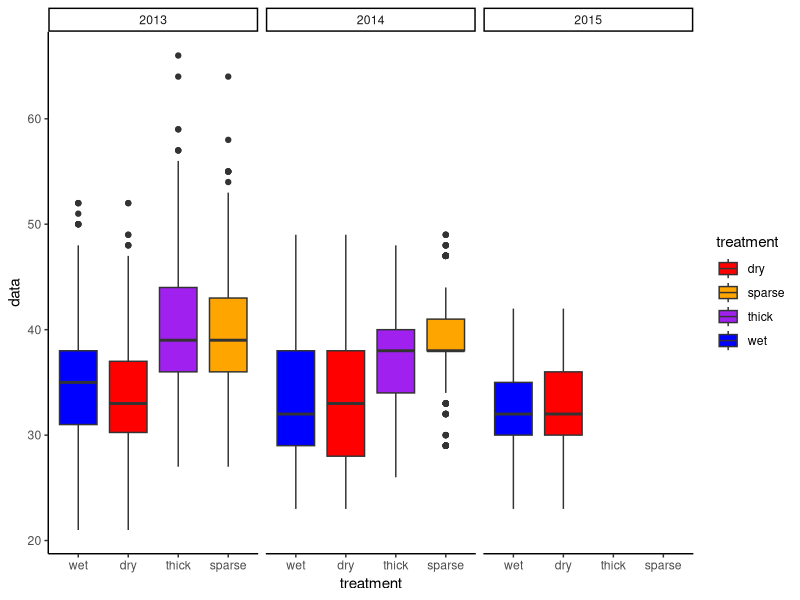
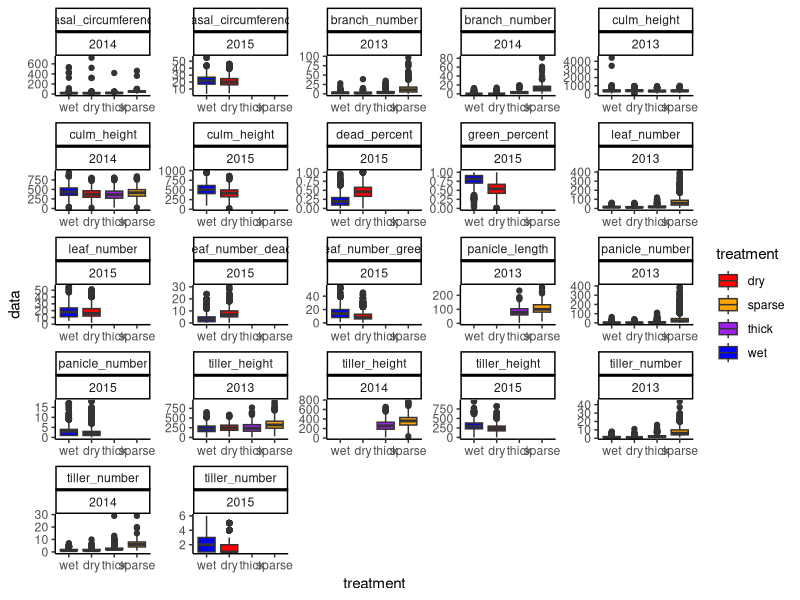
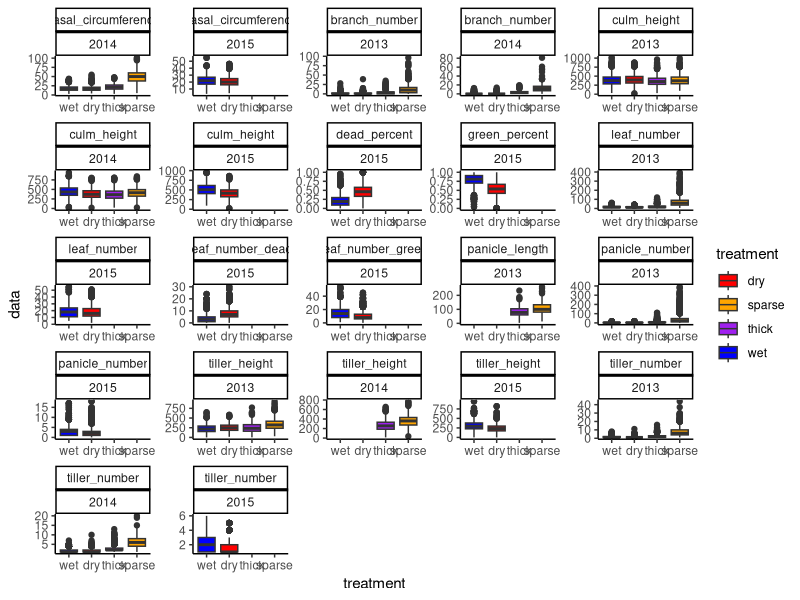
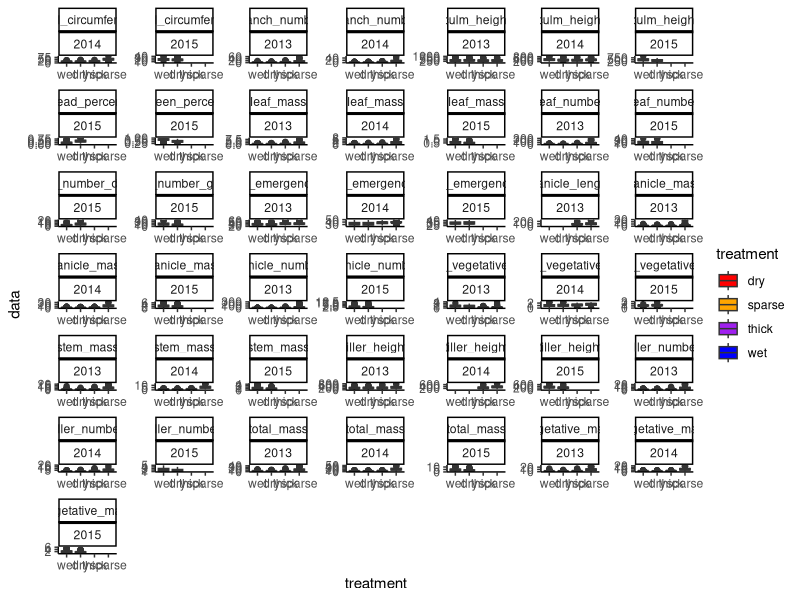

Write R code to recreate these figures, in order.
#Setaria_fetch_harvest_data

#bring in plant-level harvest data from 2013-2015 RIL experiments 
#raw data is from:
##2013 and 2014 REP and DB SAS "step_2" efforts 
##2015 prelim "ready" efforts 

#this script infiles, formats, and addresses various legacy errors (ex tiller_number=0)
#product will be a cleaned plant-level dataset (see bottom of script for .csv and robject generation)


library(reshape2)
library(ggplot2)
library(plyr)






######INFILE######
#infile the various phenotype files 
#note to future self...consider writing a function to infile data regardless of machine and Rproj (see Feldman & Ellsworth manuscript repo for function examples)
#for now, will use relative path starting at Rproj

#2013 Density 
ht_13DN<-read.csv("../data/raw_trait_data/13DN_BMH_traits_step_2.csv",header=T, stringsAsFactors=FALSE, na.strings=".")
hw_13DN<-read.csv("../data/raw_trait_data/13DN_BMH_weights_step_2.csv",header=T, stringsAsFactors=FALSE, na.strings=".")
pe_13DN<-read.csv("../data/raw_trait_data/13DN_panicle_emergence_step_2.csv",header=T, stringsAsFactors=FALSE, na.strings=".")

#2013 Drought 
ht_13DR<-read.csv("../data/raw_trait_data/13DR_BMH_traits_step_2.csv",header=T, stringsAsFactors=FALSE, na.strings=".")
hw_13DR<-read.csv("../data/raw_trait_data/13DR_BMH_weights_step_2.csv",header=T, stringsAsFactors=FALSE, na.strings=".")
pe_13DR<-read.csv("../data/raw_trait_data/13DR_panicle_emergence_step_2.csv",header=T, stringsAsFactors=FALSE, na.strings=".")

#2014 Drought 
ht_14DR<-read.csv("../data/raw_trait_data/14DR_BMH_traits_step_2.csv",header=T, stringsAsFactors=FALSE, na.strings=".")
hw_14DR<-read.csv("../data/raw_trait_data/14DR_BMH_weights_step_2.csv",header=T, stringsAsFactors=FALSE, na.strings=".")
pe_14DR<-read.csv("../data/raw_trait_data/14DR_panicle_emergence_step_2.csv",header=T, stringsAsFactors=FALSE, na.strings=".")

#2014 Density 
ht_14DN<-read.csv("../data/raw_trait_data/14DN_BMH_traits_step_2.csv",header=T, stringsAsFactors=FALSE, na.strings=".")
hw_14DN<-read.csv("../data/raw_trait_data/14DN_BMH_weights_step_2.csv",header=T, stringsAsFactors=FALSE, na.strings=".")
pe_14DN<-read.csv("../data/raw_trait_data/14DN_panicle_emergence_step_2.csv",header=T, stringsAsFactors=FALSE, na.strings=".")

#2015 Drought 
pe_15DR<-read.csv("../data/raw_trait_data/15DR panicle emergence ready.csv",header=T, stringsAsFactors=FALSE, na.strings=".")
wp_15DR<-read.csv("../data/raw_trait_data/15DR water potential ready.csv", header=T, stringsAsFactors=FALSE, na.strings=".")
ht_15DR<-read.csv("../data/raw_trait_data/15DR biomass traits ready.csv",header=T, stringsAsFactors=FALSE, na.strings=".")
hw_15DR<-read.csv("../data/raw_trait_data/15DR biomass weights ready.csv",header=T, stringsAsFactors=FALSE, na.strings=".")



#####HARVEST DAS######
#pull out harvest DAS
ht_13DN$harvest_DAS<-ht_13DN$DOY-ht_13DN$sowing_doy

ht_13DR$harvest_DAS<-ht_13DR$DOY-ht_13DR$sowing_doy

ht_14DR$sowing_doy<-159
ht_14DR$harvest_DAS<-ht_14DR$DOY-ht_14DR$sowing_doy

ht_14DN$julian<-as.Date(ht_14DN$date, origin="1899-12-30")
ht_14DN$DOY<-as.numeric(strftime(ht_14DN$julian, format="%j"))
ht_14DN$harvest_DAS<-ht_14DN$DOY-ht_14DN$sowing_doy

ht_15DR_hd<-subset(ht_15DR, trait=="harvest_das")
ht_15DR_hd<-ht_15DR_hd[,c(4,7)]
colnames(ht_15DR_hd)[2]<-"harvest_DAS"
ht_15DR<-merge(ht_15DR, ht_15DR_hd, by=c("subplot_id"))

#later will use this harvest DAS data to show harvest DAS effect on harvest data (supplemental)



#####PANICLE EMERGENCE#####
#panicle emergence format 
colnames(pe_13DN)[11]<-"subplot_id"
colnames(pe_13DN)[17]<-"data"
pe_13DN$trait<-"panicle_emergence_DAS"
pe_13DN<-pe_13DN[,c(1,2,8,9,11,14,17)]

colnames(pe_13DR)[11]<-"subplot_id"
colnames(pe_13DR)[13]<-"data"
pe_13DR$trait<-"panicle_emergence_DAS"
pe_13DR<-pe_13DR[,c(1,2,8,9,11,12,13)]

colnames(pe_14DR)[11]<-"subplot_id"
colnames(pe_14DR)[13]<-"data"
pe_14DR$trait<-"panicle_emergence_DAS"
pe_14DR<-pe_14DR[,c(1,2,8,9,11,12,13)]

colnames(pe_14DN)[11]<-"subplot_id"
colnames(pe_14DN)[14]<-"data"
pe_14DN$trait<-"panicle_emergence_DAS"
pe_14DN<-pe_14DN[,c(1,2,8,9,11,12,14)]

pe_15DR<-pe_15DR[,c(2:6)]
pe_15DR$trait<-"panicle_emergence_DAS"
pe_15DR$year<-2015
pe_15DR$experiment<-"drought"

#stack
all_pe<-rbind(pe_13DN, pe_13DR, pe_14DR, pe_14DN, pe_15DR)

#column format 
all_pe$data<-as.numeric(all_pe$data)

all_pe$treatment[all_pe$treatment=="high_density"]<-"thick"
all_pe$treatment[all_pe$treatment=="low_density"]<-"sparse"

#basic visualization 
ggplot(all_pe, aes(x=treatment, y=data, fill=treatment))+
  geom_boxplot()+
  scale_x_discrete(limits=c("wet", "dry", "thick", "sparse"))+
  scale_fill_manual(values=c("red", "orange", "purple", "blue"))+
  facet_wrap(~year)+
  theme_classic()

#distributions looks pretty good, no major outliers to flag/remove 


######TRAITS######
#format
colnames(ht_13DN)[11]<-"subplot_id"
colnames(ht_13DN)[15]<-"rep"
ht_13DN<-ht_13DN[,c(1,2,8,9,11,15,16,18,17,19)]

colnames(ht_13DR)[12]<-"subplot_id"
colnames(ht_13DR)[15]<-"rep"
ht_13DR<-ht_13DR[,c(1,2,9,10,12,14,15,17,16,18)]

colnames(ht_14DR)[9]<-"subplot_id"
ht_14DR<-ht_14DR[,c(1,2,6,7,9,13,14,16,15,18)]

colnames(ht_14DN)[11]<-"subplot_id"
ht_14DN<-ht_14DN[,c(1,2,8,9,11,14,15,17,16,20)]

ht_15DR<-ht_15DR[,c(1,3:8)]
ht_15DR$year<-2015
ht_15DR$experiment<-"drought"
ht_15DR$flag<-NA

#stack
all_ht<-rbind(ht_13DN, ht_13DR, ht_14DR, ht_14DN, ht_15DR)

#format
all_ht$data<-as.numeric(all_ht$data)
all_ht$harvest_DAS<-as.numeric(all_ht$harvest_DAS)

all_ht$treatment[all_ht$treatment=="high_density"]<-"thick"
all_ht$treatment[all_ht$treatment=="low_density"]<-"sparse"

#break out harvest_DAS 
all_hd<-ddply(all_ht, c("year", "experiment", "subplot_id"), summarise, harvest_DAS=mean(harvest_DAS))



#consistent trait names 
all_ht$trait[all_ht$trait=="Panicle_number_per_plant"]<-"panicle_number"
all_ht$trait[all_ht$trait=="panicle_number_per_plant"]<-"panicle_number"
all_ht$trait[all_ht$trait=="leaf_number_per_plant"]<-"leaf_number"
all_ht$trait[all_ht$trait=="second_tiller_height"]<-"tiller_height"
all_ht$trait[all_ht$trait=="Panicle_Length"]<-"panicle_length"
all_ht$trait[all_ht$trait=="pan_number"]<-"panicle_number"
all_ht$trait[all_ht$trait=="culm_basal_c"]<-"basal_circumference"
all_ht$trait[all_ht$trait=="generic_1"]<-"leaf_number_green"
all_ht$trait[all_ht$trait=="dead"]<-"leaf_number_dead"
all_ht$trait[all_ht$trait=="branch_number_per_plant"]<-"branch_number"
all_ht$trait[all_ht$trait=="tiller_number_per_plant"]<-"tiller_number"

#remove some traits (will transform consistently in a separate script)
all_ht<-all_ht[!(all_ht$trait==""),]
all_ht<-all_ht[!(all_ht$trait=="harvest_DAS"),]
all_ht<-all_ht[!(all_ht$trait=="harvest_das"),]
all_ht<-all_ht[!(all_ht$trait=="tiller_diff"),]
all_ht<-all_ht[!(all_ht$trait=="branch_number_per_plant_sqrt"),]
all_ht<-all_ht[!(all_ht$trait=="tiller_number_per_plant_sqrt"),]
all_ht<-all_ht[!(all_ht$trait=="leaf_number_per_plant_sqrt"),]
all_ht<-all_ht[!(all_ht$trait=="panicle_number_per_plant_sqrt"),]

#basic visualization 
ggplot(all_ht, aes(x=treatment, y=data, fill=treatment))+
  geom_boxplot()+
  scale_x_discrete(limits=c("wet", "dry", "thick", "sparse"))+
  scale_fill_manual(values=c("red", "orange", "purple", "blue"))+
  facet_wrap(~trait+year, scale="free")+
  theme_classic()





#some things to fix 
#errant NA
aggregate(data~year+experiment+trait, data=all_ht, function(x) {sum(is.na(x))}, na.action=NULL)
#errant data=0
aggregate(data~year+experiment+trait, data=all_ht, function(x) {sum(is.na(x))}, na.action=NULL)

#tiller number = 0 should be changed to = 1 
#branch number = NA should be = 0

#tiller number fix 
all_ht$data[all_ht$trait=="tiller_number"&all_ht$data<1]<-1

#branch number fix 
#swing branch number wide with culm height and if culm height is present and branch number is NA, change to 0
#trim down to just relevant traits and experiment 
branch_fix<-all_ht[which(all_ht$year==2013 & all_ht$trait %in% c("culm_height", "branch_number")),]
#swing
branch_wide<-dcast(branch_fix, year+experiment+genotype+treatment+subplot_id+rep~trait, value.var="data")
#switch na to 0 where appropriate 
branch_wide$branch_number[is.na(branch_wide$branch_number) & branch_wide$culm_height>1]<-0

#reformat new branch data 
colnames(branch_wide)[7]<-"data"
branch_wide$flag<-NA
branch_wide$harvest_DAS<-NA
branch_wide$trait<-"branch_number"
branch_wide$culm_height<-NULL

#join branch data to rest of harvest traits 
all_ht1<-all_ht[-which(all_ht$year==2013 & all_ht$trait=="branch_number"),]
all_ht1<-rbind(all_ht1, branch_wide)

#outlier flags 
#id obs already flagged from previous analysis 
outliers_ht<-subset(all_ht1, flag>0)
#assign flag=0 to NA in flag column 
all_ht1$flag[is.na(all_ht1$flag)]<-0
#remove flag=2
all_ht2<-subset(all_ht1, flag<2)




#visualize post flag removal 
ggplot(all_ht2, aes(x=treatment, y=data, fill=treatment))+
  geom_boxplot()+
  scale_x_discrete(limits=c("wet", "dry", "thick", "sparse"))+
  scale_fill_manual(values=c("red", "orange", "purple", "blue"))+
  facet_wrap(~trait+year, scale="free")+
  theme_classic()


#average to subplot_id
all_hts<-ddply(all_ht2, c("year", "experiment", "genotype", "treatment", "subplot_id", "trait"), summarise,
               data=mean(data, na.rm=TRUE))

#NaN's result from division of 0? why would this still be here? 








######WEIGHTS#######

colnames(hw_13DN)[11]<-"subplot_id"
hw_13DN<-hw_13DN[,c(1,2,8,9,11,13,15)]

colnames(hw_13DR)[12]<-"subplot_id"
hw_13DR<-hw_13DR[,c(1,2,9,10,12,15,17)]

colnames(hw_14DR)[11]<-"subplot_id"
hw_14DR<-hw_14DR[,c(1,2,8,9,11,13,15)]

colnames(hw_14DN)[11]<-"subplot_id"
hw_14DN<-hw_14DN[,c(1,2,8,9,11,13,14)]

hw_15DR<-hw_15DR[,c(2:6)]
hw_15DR$year<-2015
hw_15DR$experiment<-"drought"

#stack weights together 
all_hw<-rbind(hw_13DN, hw_13DR, hw_14DR, hw_14DN, hw_15DR)

#format
all_hw$data<-as.numeric(as.character(all_hw$data))

all_hw$treatment[all_hw$treatment=="high_density"]<-"thick"
all_hw$treatment[all_hw$treatment=="low_density"]<-"sparse"

#consistent trait names 
all_hw$trait[all_hw$trait=="leaf_mass_per_plant"]<-"leaf_mass"
all_hw$trait[all_hw$trait=="panicle_mass_per_plant"]<-"panicle_mass"
all_hw$trait[all_hw$trait=="stem_mass_per_plant"]<-"stem_mass"
all_hw$trait[all_hw$trait=="total_mass_per_plan"]<-"total_mass_per_plant"

#remove some traits 
#remove and re-do per area consistently 
all_hw<-all_hw[!(all_hw$trait=="leaf_mass_per_m2"),]
all_hw<-all_hw[!(all_hw$trait=="panicle_mass_per_m2"),]
all_hw<-all_hw[!(all_hw$trait=="stem_mass_per_m2"),]
all_hw<-all_hw[!(all_hw$trait=="total_mass_per_m2"),]
#remove and re-do totals and ratios 
all_hw<-all_hw[!(all_hw$trait=="total_mass_per_plant"),]
all_hw<-all_hw[!(all_hw$trait=="vegetative_mass_per_plant"),]
all_hw<-all_hw[!(all_hw$trait=="reproductive_vegetative_mass_ratio"),]




#Swing wide and derive some traits 
all_hww<-dcast(all_hw, year+experiment+genotype+treatment+subplot_id~trait, value.var="data")
#calculate some traits 
all_hww$vegetative_mass<-all_hww$leaf_mass+all_hww$stem_mass
all_hww$total_mass<-all_hww$leaf_mass+all_hww$stem_mass+all_hww$panicle_mass
all_hww$reproductive_vegetative_mass_ratio<-all_hww$panicle_mass/all_hww$vegetative_mass

#back long 
all_hwl<-melt(all_hww, id.vars=c("year","experiment","genotype","treatment","subplot_id"), measure.vars=c("leaf_mass", "panicle_mass", "stem_mass", "vegetative_mass", "total_mass", "reproductive_vegetative_mass_ratio"), variable.name="trait",value.name="data")

#########STACK##########
all_stack<-rbind(all_pe, all_hwl, all_hts)

#fix these errant genotypes (either no data or data cannot be attributed to actual observations)
#BLANK
#missing
#NO TAG
#RIL-093

all_stack<-all_stack[!(all_stack$genotype %in% c("BLANK", "missing", "NO TAG", "RIL-093")),]

#visualize 
ggplot(all_stack, aes(x=treatment, y=data, fill=treatment))+
  geom_boxplot()+
  scale_x_discrete(limits=c("wet", "dry", "thick", "sparse"))+
  scale_fill_manual(values=c("red", "orange", "purple", "blue"))+
  facet_wrap(~trait+year, scale="free")+
  theme_classic()








######PRODUCT######

save(all_stack, file="../data/harvest_phenotypes_clean.Rdata")


write.csv(all_stack, file="../harvest_phenotypes_clean.csv", row.names=FALSE)




